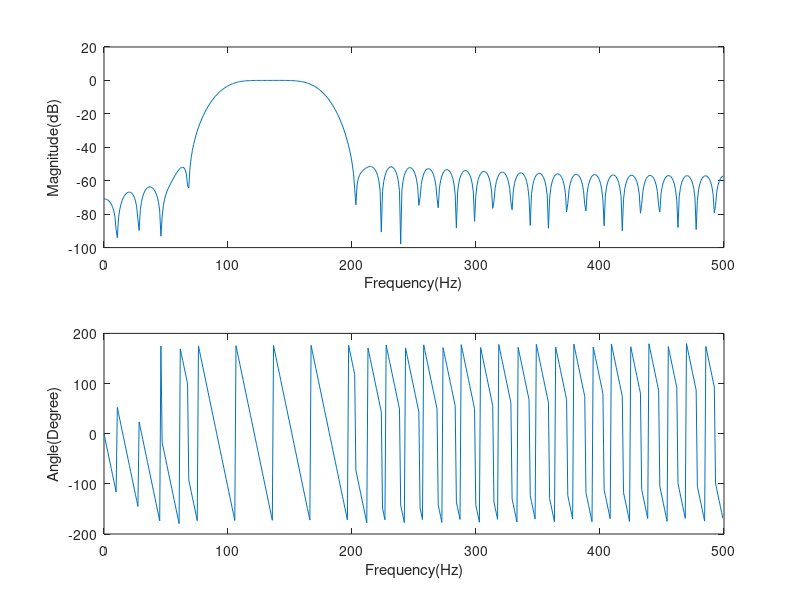

This figure's MATLAB source:
clc;
clear all;
close all;
Fs = 1e3;
TW = 50;
fp1 = 120;
fp2 = 150;
delf =TW/Fs;
M = round(3.3/delf);
fc1 = fp1-TW/2;
fc2 = fp2+TW/2;
wn =[2*pi*fc1/Fs 2*pi*fc2/Fs] ;
a = fir1(M, wn/pi,'bandpass', hamming(M+1));
N = 512;
[h,f] = freqz(a, 1, N, Fs);
figure(1)
subplot(211)
plot(f,20*log10(abs(h)));
xlabel('Frequency(Hz)');
ylabel('Magnitude(dB)');
subplot(212)
plot(f, angle(h)*180/pi);
xlabel('Frequency(Hz)');
ylabel('Angle(Degree)');